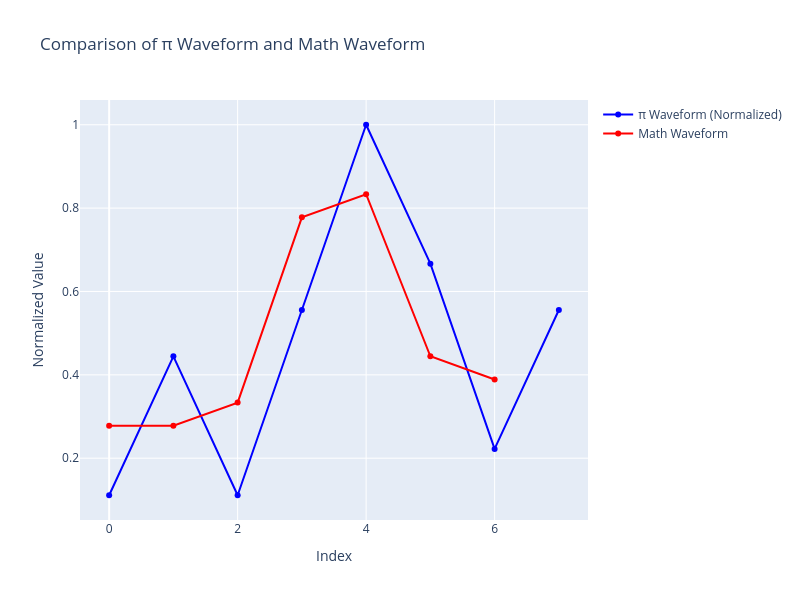

Notebook code cell kept with this figure:
### Code cell
import math
import plotly.graph_objects as go

# First 8 digits of π as provided: 14159625
pi_byte = [1, 4, 1, 5, 9, 6, 2, 5]

# Convert these digits into a normalized "waveform" for π
pi_wave = [value / 9.0 for value in pi_byte]  # Normalize values (max is 9 for single-digit integers)

# Generate a "math waveform" for comparison: simple operation (e.g., addition of pairs)
math_wave = [(pi_byte[i] + pi_byte[i + 1]) / 18.0 for i in range(len(pi_byte) - 1)]  # Normalize again

# Prepare the 3D wave visualization
fig = go.Figure()

# π waveform
fig.add_trace(go.Scatter(
    x=list(range(len(pi_wave))),
    y=pi_wave,
    mode='lines+markers',
    name="π Waveform (Normalized)",
    line=dict(color='blue', width=2)
))

# Math waveform
fig.add_trace(go.Scatter(
    x=list(range(len(math_wave))),
    y=math_wave,
    mode='lines+markers',
    name="Math Waveform",
    line=dict(color='red', width=2)
))

# Update layout for visualization
fig.update_layout(
    title="Comparison of π Waveform and Math Waveform",
    xaxis_title="Index",
    yaxis_title="Normalized Value",
    height=600,
    width=800
)

# Show the plot
fig.show()

### Figure 1 — Plotly figure (JSON) as saved in the notebook; plotly's stock layout.template omitted (floating-point values rounded to 4 significant figures)
{"data": [{"line": {"color": "blue", "width": 2}, "mode": "lines+markers", "name": "π Waveform (Normalized)", "type": "scatter", "x": [0, 1, 2, 3, 4, 5, 6, 7], "y": [0.1111, 0.4444, 0.1111, 0.5556, 1, 0.6667, 0.2222, 0.5556]}, {"line": {"color": "red", "width": 2}, "mode": "lines+markers", "name": "Math Waveform", "type": "scatter", "x": [0, 1, 2, 3, 4, 5, 6], "y": [0.2778, 0.2778, 0.3333, 0.7778, 0.8333, 0.4444, 0.3889]}], "layout": {"height": 600, "title": {"text": "Comparison of π Waveform and Math Waveform"}, "width": 800, "xaxis": {"autorange": true, "range": [-0.4552, 7.455], "title": {"text": "Index"}, "type": "linear"}, "yaxis": {"autorange": true, "range": [0.05173, 1.059], "title": {"text": "Normalized Value"}, "type": "linear"}}}
